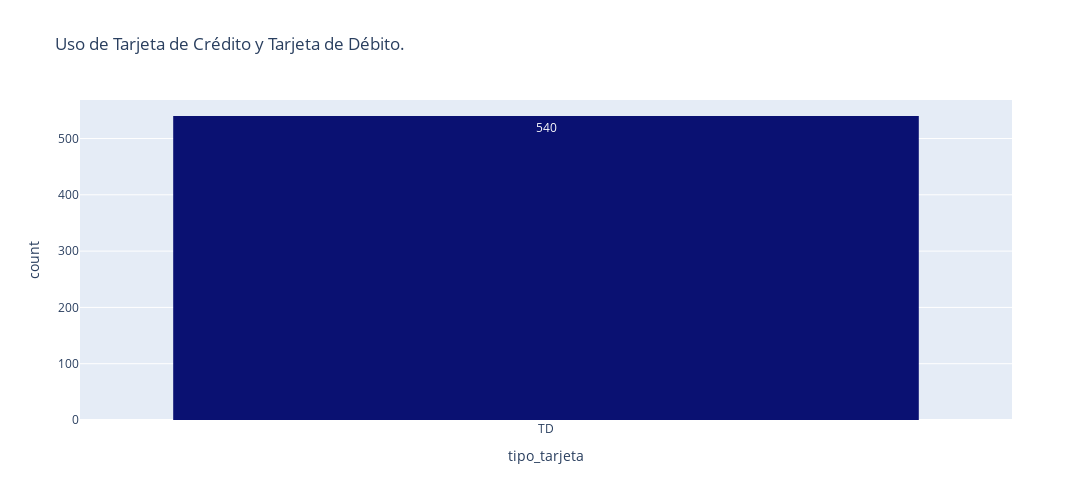

The notebook cell saved with this chart:
### Code cell
px.histogram(compra_cliente, x='tipo_tarjeta', text_auto=True,
             title='Uso de Tarjeta de Crédito y Tarjeta de Débito.',
             width=1100, height=500, color_discrete_sequence=['#0A1172'])

### Figure 1 — Plotly figure (JSON) as saved in the notebook; plotly's stock layout.template omitted (floating-point values rounded to 4 significant figures; data arrays with more than 128 entries replaced by an {"elided": "..."} marker saying what was removed)
{"data": [{"alignmentgroup": "True", "bingroup": "x", "hovertemplate": "tipo_tarjeta=%{x}<br>count=%{y}<extra></extra>", "legendgroup": "", "marker": {"color": "#0A1172", "pattern": {"shape": ""}}, "name": "", "offsetgroup": "", "orientation": "v", "showlegend": false, "texttemplate": "%{value}", "type": "histogram", "x": {"elided": "540 str values"}, "xaxis": "x", "yaxis": "y"}], "layout": {"barmode": "relative", "height": 500, "legend": {"tracegroupgap": 0}, "title": {"text": "Uso de Tarjeta de Crédito y Tarjeta de Débito."}, "width": 1100, "xaxis": {"anchor": "y", "autorange": true, "domain": [0, 1], "range": [-0.5, 0.5], "title": {"text": "tipo_tarjeta"}, "type": "category"}, "yaxis": {"anchor": "x", "autorange": true, "domain": [0, 1], "range": [0, 568.4], "title": {"text": "count"}}}}
